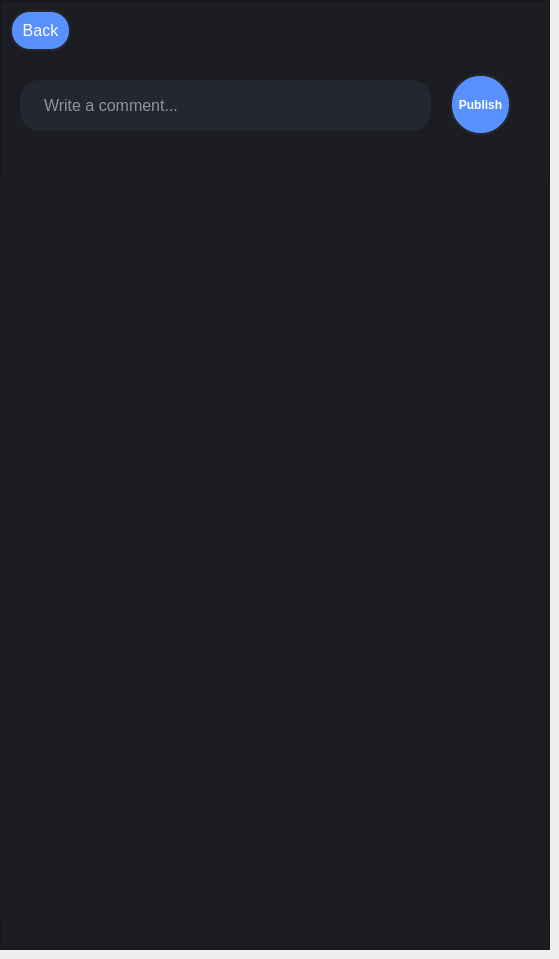
    <widget class="QWidget" name="page4">
     <widget class="QFrame" name="frame_5">
      <property name="geometry">
       <rect>
        <x>0</x>
        <y>0</y>
        <width>550</width>
        <height>950</height>
       </rect>
      </property>
      <property name="font">
       <font>
        <stylestrategy>PreferDefault</stylestrategy>
       </font>
      </property>
      <property name="styleSheet">
       <string notr="true">QFrame
{
background-color: rgb(27, 29, 35);
}</string>
      </property>
      <property name="frameShape">
       <enum>QFrame::StyledPanel</enum>
      </property>
      <property name="frameShadow">
       <enum>QFrame::Raised</enum>
      </property>
      <widget class="QPushButton" name="backoncommentpage_2">
       <property name="geometry">
        <rect>
         <x>10</x>
         <y>10</y>
         <width>61</width>
         <height>41</height>
        </rect>
       </property>
       <property name="font">
        <font>
         <pointsize>12</pointsize>
        </font>
       </property>
       <property name="styleSheet">
        <string notr="true">QPushButton
{
background-color: rgb(88, 144, 255);
border:2px solid rgb(37,39,48);
border-radius:20px;
color:#fff;
}
QPushButton:hover
{
background-color: rgb(47, 116, 251);
}</string>
       </property>
       <property name="text">
        <string>Back</string>
       </property>
      </widget>
      <widget class="QScrollArea" name="scrollArea_10">
       <property name="geometry">
        <rect>
         <x>0</x>
         <y>180</y>
         <width>551</width>
         <height>741</height>
        </rect>
       </property>
       <property name="sizePolicy">
        <sizepolicy hsizetype="Expanding" vsizetype="Fixed">
         <horstretch>0</horstretch>
         <verstretch>0</verstretch>
        </sizepolicy>
       </property>
       <property name="minimumSize">
        <size>
         <width>0</width>
         <height>100</height>
        </size>
       </property>
       <property name="styleSheet">
        <string notr="true">QScrollArea
{
background-color: rgb(27, 29, 35);
border:0px;
}</string>
       </property>
       <property name="widgetResizable">
        <bool>true</bool>
       </property>
       <widget class="QWidget" name="scrollareapostscomments_2">
        <property name="geometry">
         <rect>
          <x>0</x>
          <y>0</y>
          <width>551</width>
          <height>741</height>
         </rect>
        </property>
        <property name="styleSheet">
         <string notr="true">QWidget
{
background-color: rgb(27, 29, 35);
}</string>
        </property>
        <layout class="QVBoxLayout" name="verticalLayout_10"/>
       </widget>
      </widget>
      <widget class="QPushButton" name="publishbuttoncomment_2">
       <property name="geometry">
        <rect>
         <x>450</x>
         <y>74</y>
         <width>61</width>
         <height>61</height>
        </rect>
       </property>
       <property name="font">
        <font>
         <bold>true</bold>
        </font>
       </property>
       <property name="styleSheet">
        <string notr="true">QPushButton
{
background-color: rgb(88, 144, 255);
border:2px solid rgb(37,39,48);
border-radius:30px;
color:#fff;
}
QPushButton:hover
{
background-color: rgb(47, 116, 251);
}</string>
       </property>
       <property name="text">
        <string>Publish</string>
       </property>
      </widget>
      <widget class="QLineEdit" name="commenttextbox_2">
       <property name="geometry">
        <rect>
         <x>20</x>
         <y>80</y>
         <width>411</width>
         <height>51</height>
        </rect>
       </property>
       <property name="font">
        <font>
         <pointsize>12</pointsize>
         <italic>false</italic>
         <bold>false</bold>
         <underline>false</underline>
         <strikeout>false</strikeout>
         <stylestrategy>PreferDefault</stylestrategy>
        </font>
       </property>
       <property name="autoFillBackground">
        <bool>false</bool>
       </property>
       <property name="styleSheet">
        <string notr="true">QLineEdit
{
background-color: rgb(37, 39, 48);
border:2px solid rgb(37,39,48);
border-radius:20px;
padding-left:20px;
color:#fff;
padding-right:20px;
}
QLineEdit:hover
{
border:2px solid rgb(48,50,62);
}
QLineEdit:focus
{
border:2px solid rgb(85,170,255);
background-color:rgb(43,45,56);
}</string>
       </property>
       <property name="text">
        <string/>
       </property>
       <property name="echoMode">
        <enum>QLineEdit::Normal</enum>
       </property>
       <property name="placeholderText">
        <string>Write a comment...</string>
       </property>
      </widget>
     </widget>
    </widget>
